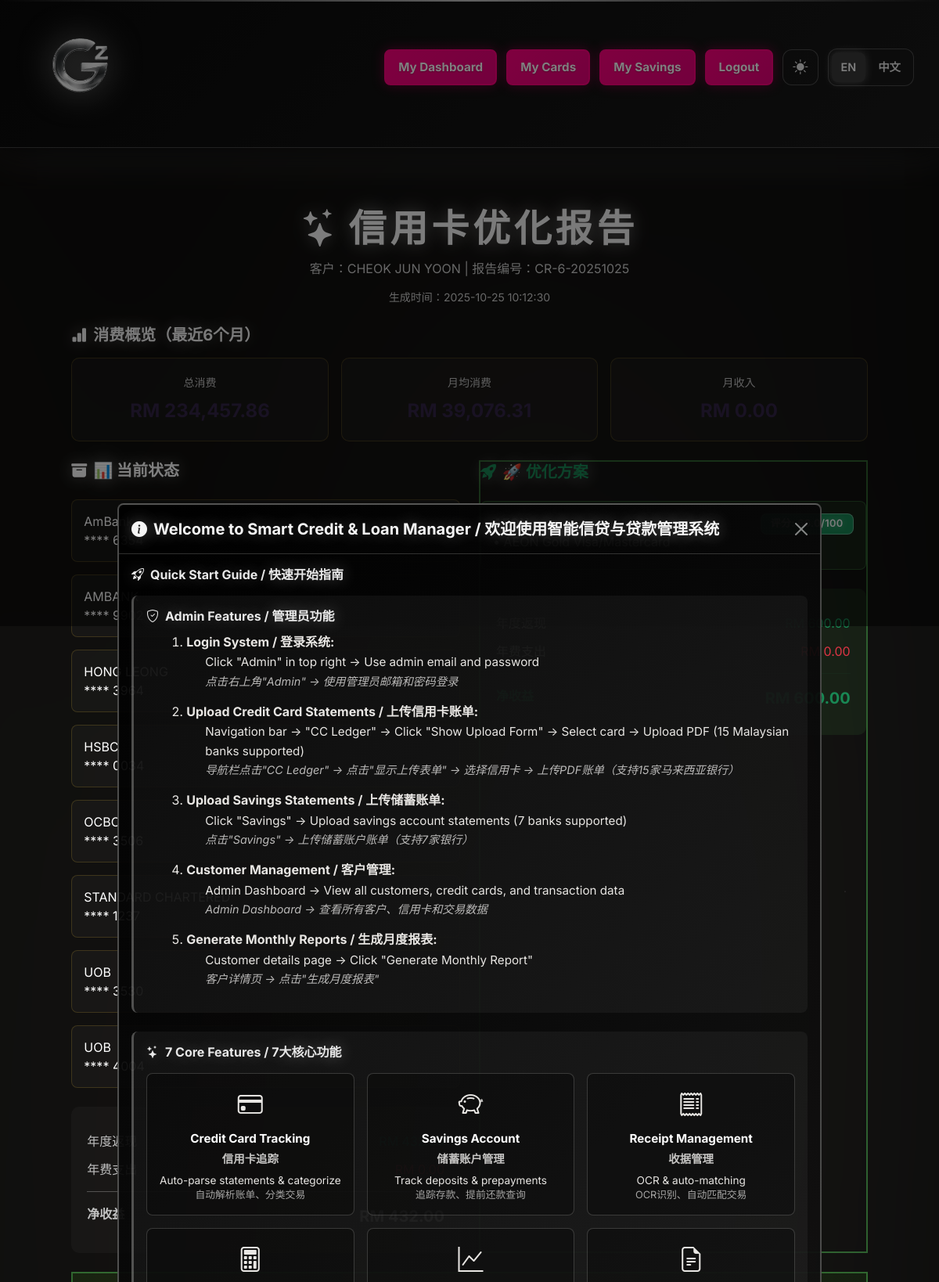
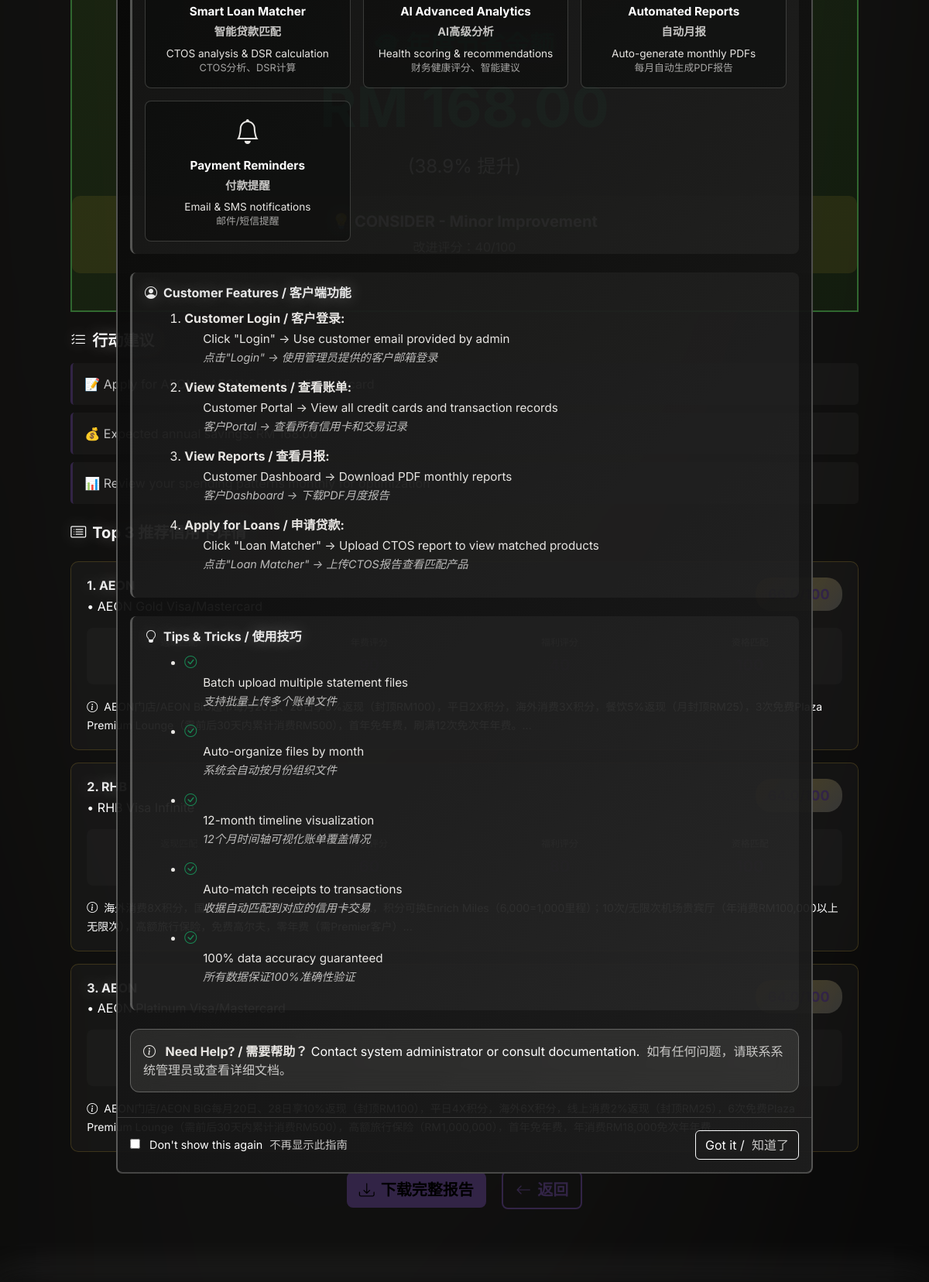
The page /credit-card-optimizer/report/6 (signed in, upper part) on the database its author committed (2 pictures, top to bottom).
### tables this page shows
CREATE TABLE customers (
            id INTEGER PRIMARY KEY AUTOINCREMENT,
            name TEXT NOT NULL,
            email TEXT UNIQUE NOT NULL,
            phone TEXT,
            monthly_income REAL DEFAULT 0,
            created_at TIMESTAMP DEFAULT CURRENT_TIMESTAMP
        , user_id INTEGER, customer_code TEXT);

CREATE TABLE credit_cards (
            id INTEGER PRIMARY KEY AUTOINCREMENT,
            customer_id INTEGER NOT NULL,
            bank_name TEXT NOT NULL,
            card_number_last4 TEXT NOT NULL,
            card_type TEXT,
            credit_limit REAL DEFAULT 0,
            due_date INTEGER,
            created_at TIMESTAMP DEFAULT CURRENT_TIMESTAMP, interest_rate REAL DEFAULT 18.0, cashback_rate REAL DEFAULT 0.5,
            FOREIGN KEY (customer_id) REFERENCES customers(id)
        );

CREATE TABLE credit_card_products (
        id INTEGER PRIMARY KEY AUTOINCREMENT,
        bank_name TEXT NOT NULL,
        card_name TEXT NOT NULL,
        benefits TEXT,
        usage_tips TEXT,
        source_sheet TEXT,
        is_active INTEGER DEFAULT 1,
        created_at TIMESTAMP DEFAULT CURRENT_TIMESTAMP,
        UNIQUE(bank_name, card_name)
    );

### app.py (the view)
@app.route('/credit-card-optimizer/report/<int:customer_id>')
@login_required
@customer_access_required
def credit_card_optimizer_report(customer_id):
    try:
        report = comparison_reporter.generate_comparison_report(customer_id)
        if 'error' in report:
            flash(f'❌ {report["error"]}', 'error')
            return redirect(url_for('credit_card_optimizer'))
        log_audit(
            user_id=session.get('user_id', 0),
            action_type='CREDIT_CARD_OPTIMIZATION',
            description=f'客户: {report["customer"]["name"]}, 年度节省: RM {report["comparison"]["annual_savings"]:.2f}'
        )
        return render_template('credit_card_optimizer_report.html', report=report)
    except Exception as e:
        flash(f'❌ 生成报告失败: {str(e)}', 'error')
        return redirect(url_for('credit_card_optimizer'))

### templates/credit_card_optimizer_report.html (shortened to what this page needs)
{% extends "base.html" %}
{% block content %}
<div class="container-fluid py-4">
    <div class="row justify-content-center">
        <div class="col-lg-11">
            <div class="text-center mb-4">
                <h1 class="galaxy-gradient-text mb-2">
                    <i class="bi bi-stars me-2"></i>信用卡优化报告
                </h1>
                <p class="text-silver-pearl">
                    客户：{{ report.customer.name }} | 报告编号：{{ report.report_id }}
                </p>
                <p class="text-silver-pearl small">生成时间：{{ report.generated_at }}</p>
            </div>
            <div class="galaxy-card mb-4">
                <div class="card-body">
                    <h5 class="galaxy-gradient-text mb-3">
                        <i class="bi bi-bar-chart-fill me-2"></i>消费概览（最近6个月）
                    </h5>
                    <div class="row g-3 text-center">
                        <div class="col-md-4">
                            <div class="metric-box">
                                <div class="metric-label">总消费</div>
                                <div class="metric-value">RM {{ "{:,.2f}".format(report.spending_summary.total_spending) }}</div>
                            </div>
                        </div>
                        <div class="col-md-4">
                            <div class="metric-box">
                                <div class="metric-label">月均消费</div>
                                <div class="metric-value">RM {{ "{:,.2f}".format(report.spending_summary.monthly_average) }}</div>
                            </div>
                        </div>
                        <div class="col-md-4">
                            <div class="metric-box">
                                <div class="metric-label">月收入</div>
                                <div class="metric-value">RM {{ "{:,.2f}".format(report.customer.monthly_income or 0) }}</div>
                            </div>
                        </div>
                    </div>
                </div>
            </div>
            <div class="row g-4 mb-4">
                <div class="col-lg-6">
                    <div class="galaxy-card h-100">
                        <div class="card-body">
                            <h5 class="text-white mb-4">
                                <i class="bi bi-archive-fill me-2"></i>📊 当前状态
                            </h5>
                            {% if report.current_state.cards %}
                                {% for card in report.current_state.cards %}
                                <div class="card-info-box mb-3">
                                    <div class="text-silver-pearl">{{ card.bank }}</div>
                                    <div class="text-white">**** {{ card.last4 }}</div>
                                </div>
                                {% endfor %}
                            {% else %}
                                <div class="alert alert-info">暂无登记信用卡</div>
                            {% endif %}
                            <div class="metric-card mt-4">
                                <div class="metric-row">
                                    <span>年度返现</span>
                                    <span class="text-success">RM {{ "{:,.2f}".format(report.current_state.total_annual_cashback) }}</span>
                                </div>
                                <div class="metric-row">
                                    <span>年费支出</span>
                                    <span class="text-danger">RM {{ "{:,.2f}".format(report.current_state.total_annual_fees) }}</span>
                                </div>
                                <hr class="border-golden border-opacity-25">
                                <div class="metric-row fw-bold">
                                    <span class="text-golden">净收益</span>
                                    <span class="text-golden fs-5">RM {{ "{:,.2f}".format(report.current_state.net_annual_benefit) }}</span>
                                </div>
                            </div>
                        </div>
                    </div>
                </div>
                <div class="col-lg-6">
                    <div class="galaxy-card h-100" style="border: 2px solid rgba(76, 175, 80, 0.5);">
                        <div class="card-body">
                            <h5 class="text-success mb-4">
                                <i class="bi bi-rocket-takeoff-fill me-2"></i>🚀 优化方案
                            </h5>
                            {% if report.optimized_solution.recommended_cards %}
                                {% for card in report.optimized_solution.recommended_cards %}
                                <div class="card-info-box recommended mb-3">
                                    <div class="d-flex justify-content-between align-items-start mb-2">
                                        <div>
                                            <div class="text-golden fw-bold">{{ card.bank }}</div>
                                            <div class="text-white">{{ card.card_name[:60] }}</div>
                                        </div>
                                        <div class="badge bg-success">评分: {{ card.score }}/100</div>
                                    </div>
                                </div>
                                {% endfor %}
                            {% else %}
                                <div class="alert alert-warning">暂无推荐</div>
                            {% endif %}
                            <div class="metric-card mt-4" style="background: rgba(76, 175, 80, 0.1);">
                                <div class="metric-row">
                                    <span>年度返现</span>
                                    <span class="text-success">RM {{ "{:,.2f}".format(report.optimized_solution.total_annual_cashback) }}</span>
                                </div>
                                <div class="metric-row">
                                    <span>年费支出</span>
                                    <span class="text-danger">RM {{ "{:,.2f}".format(report.optimized_solution.total_annual_fees) }}</span>
                                </div>
                                <hr class="border-success border-opacity-25">
                                <div class="metric-row fw-bold">
                                    <span class="text-success">净收益</span>
                                    <span class="text-success fs-5">RM {{ "{:,.2f}".format(report.optimized_solution.net_annual_benefit) }}</span>
                                </div>
                            </div>
                        </div>
                    </div>
                </div>
            </div>
            <div class="galaxy-card mb-4" style="background: linear-gradient(135deg, rgba(45, 80, 22, 0.3) 0%, rgba(26, 58, 15, 0.3) 100%); border: 2px solid rgba(76, 175, 80, 0.5);">
                <div class="card-body text-center py-5">
                    <h3 class="text-success mb-3">
                        <i class="bi bi-piggy-bank-fill me-2"></i>年度节省金额
                    </h3>
                    <div class="display-2 text-success fw-bold mb-3">
                    </div>
                    <div class="fs-4 text-silver-pearl mb-3">
                    </div>
                    <div class="recommendation-level">
                        <h5 class="text-golden">{{ report.comparison.recommendation_level }}</h5>
                        <p class="text-silver-pearl mb-0">改进评分：{{ report.comparison.improvement_score }}/100</p>
                    </div>
                </div>
            </div>
            <div class="galaxy-card mb-4">
                <div class="card-body">
                    <h5 class="galaxy-gradient-text mb-3">
                        <i class="bi bi-list-check me-2"></i>行动建议
                    </h5>
                    <ul class="action-list">
                        {% for item in report.comparison.action_items %}
                        <li class="action-item">{{ item }}</li>
                        {% endfor %}
                    </ul>
                </div>
            </div>
            {% if report.detailed_recommendations %}
            <div class="galaxy-card mb-4">
                <div class="card-body">
                    <h5 class="galaxy-gradient-text mb-4">
                        <i class="bi bi-card-list me-2"></i>Top 3 推荐信用卡详情
                    </h5>
                    {% for rec in report.detailed_recommendations %}
                    <div class="recommendation-card mb-3">
                        <div class="d-flex justify-content-between align-items-start mb-3">
                            <div>
                                <h6 class="text-golden mb-1">{{ loop.index }}. {{ rec.bank }}</h6>
                                <div class="text-white">{{ rec.card_name }}</div>
                            </div>
                            <div class="score-badge">
                                {{ rec.score }}/100
                            </div>
                        </div>
                        <div class="row g-2">
                            <div class="col-6 col-md-3">
                                <div class="score-detail">
                                    <div class="score-label">返现匹配</div>
                                    <div class="score-value">{{ rec.score_breakdown.cashback_match }}</div>
                                </div>
                            </div>
                            <div class="col-6 col-md-3">
                                <div class="score-detail">
                                    <div class="score-label">年费评分</div>
                                    <div class="score-value">{{ rec.score_breakdown.annual_fee }}</div>
                                </div>
                            </div>
                            <div class="col-6 col-md-3">
                                <div class="score-detail">
                                    <div class="score-label">福利评分</div>
                                    <div class="score-value">{{ rec.score_breakdown.benefits }}</div>
                                </div>
                            </div>
                            <div class="col-6 col-md-3">
                                <div class="score-detail">
                                    <div class="score-label">资格匹配</div>
                                    <div class="score-value">{{ rec.score_breakdown.eligibility }}</div>
                                </div>
                            </div>
                        </div>
                        {% if rec.benefits %}
                        <div class="mt-3">
                            <small class="text-silver-pearl">
                                <i class="bi bi-info-circle me-1"></i>
                                {{ rec.benefits[:200] }}...
                            </small>
                        </div>
                        {% endif %}
                    </div>
                    {% endfor %}
                </div>
            </div>
            {% endif %}
            <div class="text-center mb-4">
                <a href="{{ url_for('download_credit_card_report', customer_id=report.customer.id) }}" class="btn btn-golden btn-lg me-3">
                    <i class="bi bi-download me-2"></i>下载完整报告
                </a>
                <a href="{{ url_for('credit_card_optimizer') }}" class="btn btn-outline-golden btn-lg">
                    <i class="bi bi-arrow-left me-2"></i>返回
                </a>
            </div>
        </div>
    </div>
</div>
{% endblock %}

### rows shown on the page
customers: customer.name "CHEOK JUN YOON"
credit_cards: bank "AmBank", last4 "6354"
credit_cards: bank "AMBANK", last4 "9902"
credit_cards: bank "HONG LEONG", last4 "3964"
credit_cards: bank "HSBC", last4 "0034"
credit_cards: bank "OCBC", last4 "3506"
credit_cards: bank "STANDARD CHARTERED", last4 "1237"
credit_cards: bank "UOB", last4 "3530"
credit_cards: bank "UOB", last4 "4004"
credit_card_products: bank "AEON", card_name "• AEON Gold Visa/Mastercard", score_breakdown.cashback_match "50", benefits "AEON门店/AEON BiG超市每月20日、28日享8%返现（封顶RM100），平日2X积分，海外消费3X积分，餐饮5%返现（月封顶RM25），3次免费Plaza Premium Lounge（需前后30天内累计消费RM500），首年免年费，刷满12次免次年年费。"
credit_card_products: bank "RHB", card_name "• RHB Visa Infinite", score_breakdown.cashback_match "40", benefits "海外消费8X积分，国内酒店/免税/餐饮/网购3X，其他1X，积分可换Enrich Miles（6,000=1,000里程）；10次/无限次机场贵宾厅（年消费RM100,000以上无限次），高额旅行保险，免费高尔夫，零年费（需Premier客户）"
credit_card_products: bank "AEON", card_name "• AEON Platinum Visa/Mastercard", score_breakdown.cashback_match "35", score_breakdown.annual_fee "90", benefits "AEON门店/AEON BiG每月20日、28日享10%返现（封顶RM100），平日4X积分，海外6X积分，线上消费2%返现（封顶RM25），6次免费Plaza Premium Lounge（需前后30天内累计消费RM500），高额旅行保险（RM1,000,000），首年免年费，年消费RM18,000免次年年费"

### other values the page prints
{{ t('my_dashboard') }} "My Dashboard"
{{ t('my_cards') }} "My Cards"
{{ t('my_savings') }} "My Savings"
{{ t('logout') }} "Logout"
{{ report.report_id }} "CR-6-20251025"
{{ report.generated_at }} "2025-10-25 10:12:30"
{{ "{:,.2f}".format(report.current_state.total_annual_cashback) }} "432.00"
{{ "{:,.2f}".format(report.current_state.total_annual_fees) }} "0.00"
{{ "{:,.2f}".format(report.optimized_solution.total_annual_cashback) }} "600.00"
{{ "{:,.2f}".format(report.optimized_solution.total_annual_fees) }} "0.00"
{{ "{:,.2f}".format(report.optimized_solution.net_annual_benefit) }} "600.00"
{{ item }} "📝 Apply for AEON • AEON Gold Visa/Mastercard" "💰 Expected annual savings: RM 168.00" "📊 Review your spending patterns monthly for optimization"
